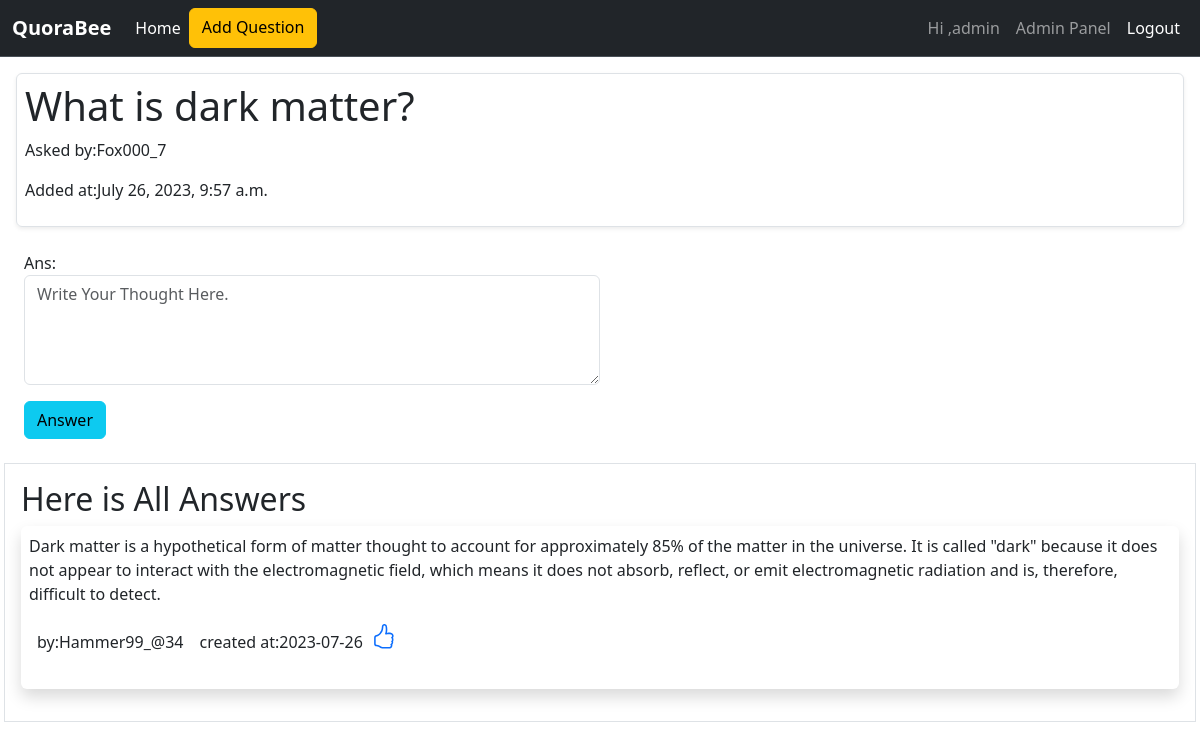
The app's page /question/1/ (signed in) with its own data.
### core/models.py (models this page shows, shortened)
class Question(models.Model):
    question = models.CharField(max_length=255,verbose_name='Add Question', blank=False,null=True,help_text='Start your question with Why, What, How etc.')
    created_on = models.DateTimeField(auto_now_add=True)
    author = models.ForeignKey(User, on_delete=models.CASCADE)
    uquest_id = models.CharField(verbose_name='Unique ID',max_length=25,default=uuid.uuid4().hex[:12], editable=False, null=True , blank=False)
    class Meta:
        ordering = ('-created_on',)

class Answer(models.Model):
    question = models.ForeignKey(Question, on_delete=models.CASCADE)
    ans = models.TextField(help_text='Write your thought or answer comment.', max_length=450,blank=False, null=True)
    created_on = models.DateTimeField(auto_now_add=True)
    author = models.ForeignKey(User, on_delete=models.CASCADE)
    uans_id = models.CharField(verbose_name="Unique ID",max_length=25,default=uuid.uuid4().hex[:12], editable=False, null=True , blank=False)
    class Meta:
        ordering = ('-created_on',)

### core/views.py (the view)
# urls.py: path('question/<int:pk>/', views.question_detail, name="question_detail"),
def question_detail(request, pk):
    question = get_object_or_404(Question, pk=pk)
    answers = question.answer_set.all()
    liked_answers = request.user.answer_likes.values_list('answer', flat=True)
    if request.method == 'POST':
        form = AnswerForm(request.POST)
        if form.is_valid():
            my_answer = form.save(commit=False)
            my_answer.question = question
            my_answer.author = request.user
            my_answer.save()
            return redirect('question_detail', pk=question.pk)
    else:
        form = AnswerForm()
        context = {
        'question': question,
        'answers': answers,
        'liked_answers': liked_answers,
        'form': form, }
    return render(request, 'question_detail.html', context)

### core/forms.py (shortened to what this page needs)
class AnswerForm(forms.Form):
    ans = forms.CharField(
        required=True,
        widget=forms.Textarea(attrs={'rows': 4, 'cols': 40, 'class':'form-floating form-control w-50','placeholder':'Write Your Thought Here.'}),
        )
    class Meta:
        model = Answer
        fields =('ans',)

### core/templates/question_detail.html (shortened to what this page needs)
{% extends 'base.html' %}
{% block content %}
<div class="m-3 p-2 shadow-sm  mb-2 bg-body-info rounded border">
    <h1>{{ question.question}}</h1>
    <p>Asked by:{{ question.author}}</p>
    <p>Added at:{{question.created_on}}</p>
</div>
<div class="m-3 p-2">
    {% if request.user.is_authenticated %}
        <form action="" method="POST">
            {{form.as_p}}
            <input class="btn btn-info text-semiblod" type="submit" value="Answer">
        </form>
    {% endif %}
</div>
<div class="m-1 p-3 border">
    <h2>Here is All Answers</h2>
    {% if answers %}
      <ul class="nav flex-column">
        {% for answer in answers  %}
          <li class="nav-item shadow p-2 mb-3 bg-body-info rounded">
            <p>{{ answer.ans }}</p>
            <div class="d-flex flex-row mb-3">
              <div class="p-2">by:{{ answer.author }}</div>
              <div class="p-2">created at:{{ answer.created_on|date:'Y-m-d' }}</div>
            <div>
              <div class="d-flex flex-row mb-3">
                {% if answer.pk in liked_answers %}
                <a class="nav-link p-2" href="{% url 'like_answer' answer.pk %}">
                  <svg xmlns="http://www.w3.org/2000/svg" width="25" height="25" fill="currentColor" class="bi bi-hand-thumbs-down" viewBox="0 0 16 16">
                    <path d="M8.864 15.674c-.956.24-1.843-.484-1.908-1.42-.072-1.05-.23-2.015-.428-2.59-.125-.36-.479-1.012-1.04-1.638-.557-.624-1.282-1.179-2.131-1.41C2.685 8.432 2 7.85 2 7V3c0-.845.682-1.464 1.448-1.546 1.07-.113 1.564-.415 2.068-.723l.048-.029c.272-.166.578-.349.97-.484C6.931.08 7.395 0 8 0h3.5c.937 0 1.599.478 1.934 1.064.164.287.254.607.254.913 0 .152-.023.312-.077.464.201.262.38.577.488.9.11.33.172.762.004 1.15.069.13.12.268.159.403.077.27.113.567.113.856 0 .289-.036.586-.113.856-.035.12-.08.244-.138.363.394.571.418 1.2.234 1.733-.206.592-.682 1.1-1.2 1.272-.847.283-1.803.276-2.516.211a9.877 9.877 0 0 1-.443-.05 9.364 9.364 0 0 1-.062 4.51c-.138.508-.55.848-1.012.964l-.261.065zM11.5 1H8c-.51 0-.863.068-1.14.163-.281.097-.506.229-.776.393l-.04.025c-.555.338-1.198.73-2.49.868-.333.035-.554.29-.554.55V7c0 .255.226.543.62.65 1.095.3 1.977.997 2.614 1.709.635.71 1.064 1.475 1.238 1.977.243.7.407 1.768.482 2.85.025.362.36.595.667.518l.262-.065c.16-.04.258-.144.288-.255a8.34 8.34 0 0 0-.145-4.726.5.5 0 0 1 .595-.643h.003l.014.004.058.013a8.912 8.912 0 0 0 1.036.157c.663.06 1.457.054 2.11-.163.175-.059.45-.301.57-.651.107-.308.087-.67-.266-1.021L12.793 7l.353-.354c.043-.042.105-.14.154-.315.048-.167.075-.37.075-.581 0-.211-.027-.414-.075-.581-.05-.174-.111-.273-.154-.315l-.353-.354.353-.354c.047-.047.109-.176.005-.488a2.224 2.224 0 0 0-.505-.804l-.353-.354.353-.354c.006-.005.041-.05.041-.17a.866.866 0 0 0-.121-.415C12.4 1.272 12.063 1 11.5 1z"/>
                  </svg>
                </a>
                <a href="" class="p-2 nav-link">
                  <svg xmlns="http://www.w3.org/2000/svg" width="25" height="25" fill="currentColor" class="bi bi-hand-thumbs-up-fill" viewBox="0 0 16 16">
                    <path d="M6.956 1.745C7.021.81 7.908.087 8.864.325l.261.066c.463.116.874.456 1.012.965.22.816.533 2.511.062 4.51a9.84 9.84 0 0 1 .443-.051c.713-.065 1.669-.072 2.516.21.518.173.994.681 1.2 1.273.184.532.16 1.162-.234 1.733.058.119.103.242.138.363.077.27.113.567.113.856 0 .289-.036.586-.113.856-.039.135-.09.273-.16.404.169.387.107.819-.003 1.148a3.163 3.163 0 0 1-.488.901c.054.152.076.312.076.465 0 .305-.089.625-.253.912C13.1 15.522 12.437 16 11.5 16H8c-.605 0-1.07-.081-1.466-.218a4.82 4.82 0 0 1-.97-.484l-.048-.03c-.504-.307-.999-.609-2.068-.722C2.682 14.464 2 13.846 2 13V9c0-.85.685-1.432 1.357-1.615.849-.232 1.574-.787 2.132-1.41.56-.627.914-1.28 1.039-1.639.199-.575.356-1.539.428-2.59z"/>
                  </svg>{{ answer.likes.count }}</a>
                {% else %}
                <a href="{% url 'like_answer' answer.pk %}">
                </a>
                {% endif %}
          </li>
        {% endfor %}
      </ul>
    {% else %}
      <p>No answers yet.</p>
    {% endif %}
</div>
{% endblock %}

### templates/base.html (shortened to what this page needs)
<!doctype html>
<html lang="en">
  <head>
    <link href="https://cdn.jsdelivr.net/npm/bootstrap@5.3.0/dist/css/bootstrap.min.css" rel="stylesheet">
  </head>
  <body>
    <nav class="navbar  navbar-expand-lg bg-dark border-bottom border-bottom-dark" data-bs-theme="dark">
      <div class="container-fluid">
        <a class="navbar-brand fw-bold " href="#">QuoraBee</a>
        <div class="collapse navbar-collapse" id="navbarNavAltMarkup">
          <div class="navbar-nav">
            <a class="nav-link active" aria-current="page" href="{% url 'home' %}">Home</a>
            <a class="btn btn-warning text-wrap" href="{% url 'add_question' %}">Add Question</a>
          </div>
          <div class="navbar-nav ms-auto">
            {% if request.user.is_authenticated %}
            <a class="nav-link overflow-hidden" href="#">Hi ,{{ request.user.username }}</a>
            {% if request.user.is_superuser %}
            <a class="nav-link " href="{% url 'admin:index' %}">Admin Panel</a>
             {% endif %}
            <a class="nav-link text-white" href="{% url 'account:logout' %}">Logout</a>
            {% else %}
            <a class=" btn btn-secondary" href="{% url 'account:signup' %}">Sign Up</a>
            <a class="nav-link" href="{% url 'account:login' %}">Login</a>
            {% endif %}
          </div>
        </div>
      </div>
    </nav>
    {% block content %}
    {% endblock content %}
  </body>
</html>

### records on screen
Question: question "What is dark matter?", author "Fox000_7", created_on "July 26, 2023, 9:57 a.m."
Answer: ans "Dark matter is a hypothetical form of matter thought to account for approximately 85% of the matter in the universe. It is called \"dark\" because it does not appear to interact with the electromagnetic field, which means it does not absorb, reflect, or emit electromagnetic radiation and is, therefore, difficult to detect.", author "Hammer99_@34", created_on "2023-07-26"

### other values on screen
{{ request.user.username }} "admin"
